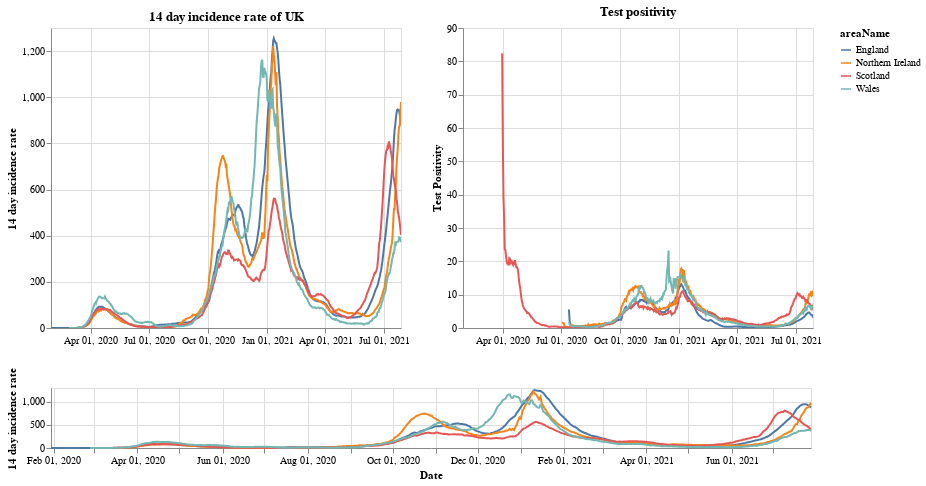

The cell this chart's notebook holds for it:
### Markdown cell above
# Plots

First a plot with each country in the UK. The top right shows the positivity rate for (which is the percentage of registered tests which were positive) while the top left is the 14 day incidence rate. The bottom chart can be used to select the timeframe (does not work on a mobile device).

### Code cell
#collapse
brush = alt.selection(type='interval', name='DateBrush',encodings=['x'],fields=['Time'])
leg_selection = alt.selection_multi(fields=['areaName'], bind='legend')

base = alt.Chart(uk_cases).mark_line().encode(
    x=alt.X("yearmonthdate(date):T", axis=alt.Axis(title='Date')),
    y=alt.Y("twoWeeklyCasesRate:Q", axis=alt.Axis(title='14 day incidence rate')),
    tooltip=['areaName', 'date','twoWeeklyCasesRate', 'testPositivity'],
    color='areaName',
    opacity=alt.condition(leg_selection, alt.value(2), alt.value(0.1))
).add_selection(leg_selection).properties(width=350)

upper = base.encode(alt.X('yearmonthdate(date):T', axis=alt.Axis(title=''),
                         scale=alt.Scale(domain=brush))
                   ).properties(title=f'14 day incidence rate of UK')
upper_right = upper.encode(alt.Y('testPositivity:Q', axis=alt.Axis(title='Test Positivity'))).properties(title='Test positivity')
lower = base.properties(height=60, width = 760).add_selection(brush)

(upper | upper_right) & lower

### Figure 1 — Vega-Lite specification as saved in the notebook (floating-point values rounded to 4 significant figures; data arrays with more than 128 entries replaced by an {"elided": "..."} marker saying what was removed)
{"config": {"view": {"continuousWidth": 400, "continuousHeight": 300}}, "vconcat": [{"hconcat": [{"mark": "line", "encoding": {"color": {"type": "nominal", "field": "areaName"}, "opacity": {"condition": {"value": 2, "selection": "selector001"}, "value": 0.1}, "tooltip": [{"type": "nominal", "field": "areaName"}, {"type": "temporal", "field": "date"}, {"type": "quantitative", "field": "twoWeeklyCasesRate"}, {"type": "quantitative", "field": "testPositivity"}], "x": {"type": "temporal", "axis": {"title": ""}, "field": "date", "scale": {"domain": {"selection": "DateBrush"}}, "timeUnit": "yearmonthdate"}, "y": {"type": "quantitative", "axis": {"title": "14 day incidence rate"}, "field": "twoWeeklyCasesRate"}}, "selection": {"selector001": {"type": "multi", "fields": ["areaName"], "bind": "legend"}}, "title": "14 day incidence rate of UK", "width": 350}, {"mark": "line", "encoding": {"color": {"type": "nominal", "field": "areaName"}, "opacity": {"condition": {"value": 2, "selection": "selector001"}, "value": 0.1}, "tooltip": [{"type": "nominal", "field": "areaName"}, {"type": "temporal", "field": "date"}, {"type": "quantitative", "field": "twoWeeklyCasesRate"}, {"type": "quantitative", "field": "testPositivity"}], "x": {"type": "temporal", "axis": {"title": ""}, "field": "date", "scale": {"domain": {"selection": "DateBrush"}}, "timeUnit": "yearmonthdate"}, "y": {"type": "quantitative", "axis": {"title": "Test Positivity"}, "field": "testPositivity"}}, "selection": {"selector001": {"type": "multi", "fields": ["areaName"], "bind": "legend"}}, "title": "Test positivity", "width": 350}]}, {"mark": "line", "encoding": {"color": {"type": "nominal", "field": "areaName"}, "opacity": {"condition": {"value": 2, "selection": "selector001"}, "value": 0.1}, "tooltip": [{"type": "nominal", "field": "areaName"}, {"type": "temporal", "field": "date"}, {"type": "quantitative", "field": "twoWeeklyCasesRate"}, {"type": "quantitative", "field": "testPositivity"}], "x": {"type": "temporal", "axis": {"title": "Date"}, "field": "date", "timeUnit": "yearmonthdate"}, "y": {"type": "quantitative", "axis": {"title": "14 day incidence rate"}, "field": "twoWeeklyCasesRate"}}, "height": 60, "selection": {"selector001": {"type": "multi", "fields": ["areaName"], "bind": "legend"}, "DateBrush": {"type": "interval", "encodings": ["x"], "fields": ["Time"]}}, "width": 760}], "data": {"name": "data-2be8cfbe6cf6ae742efb876f114d07ed"}, "$schema": "https://vega.github.io/schema/vega-lite/v4.8.1.json", "datasets": {"data-2be8cfbe6cf6ae742efb876f114d07ed": {"elided": "2092 records"}}}
